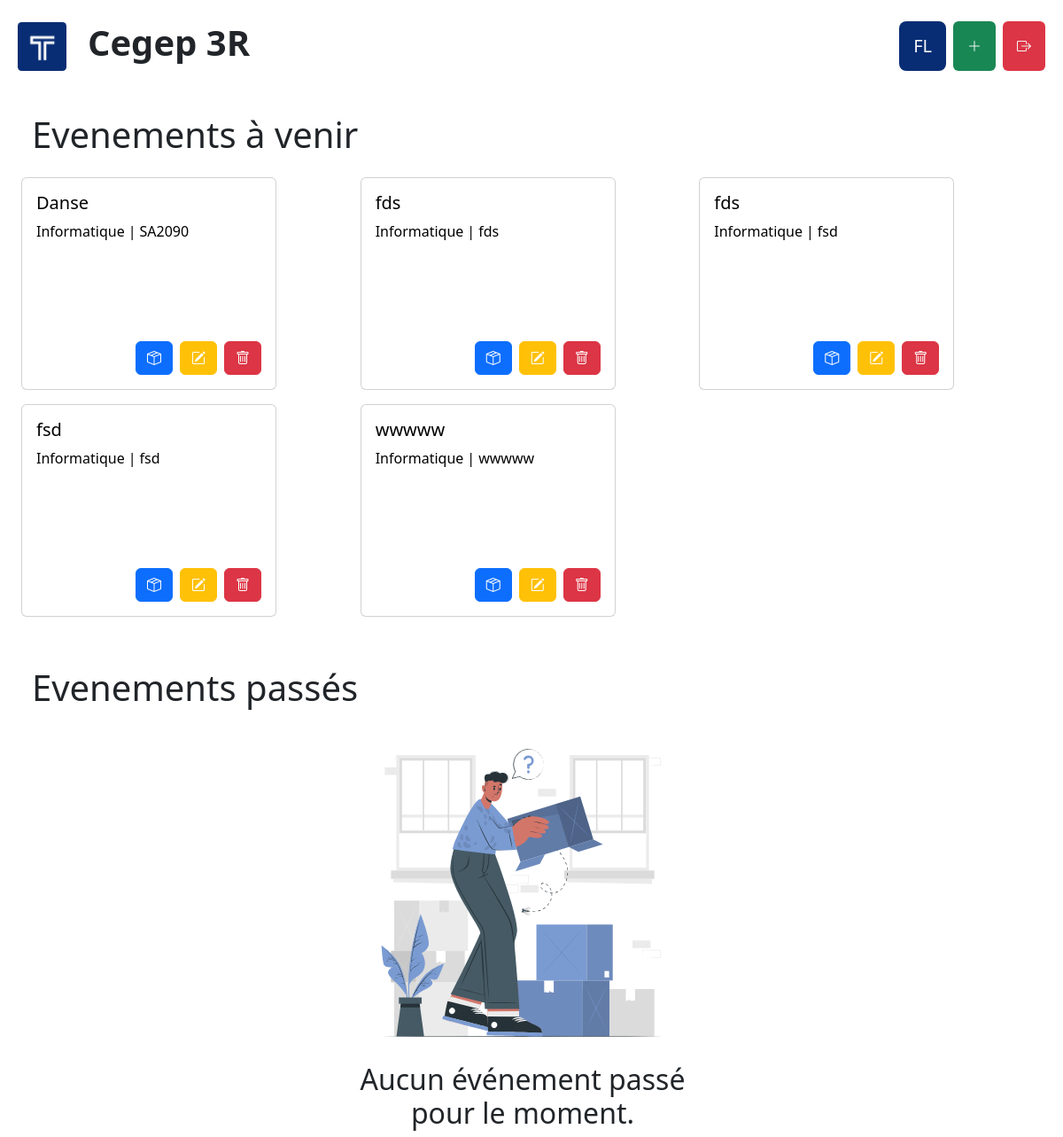
/index.php (signed in), run on the app's committed database.
### tables this page shows
CREATE TABLE `user` (
  `idUser` int(11) NOT NULL,
  `image` varchar(255) NOT NULL,
  `lastname` varchar(255) NOT NULL,
  `firstname` varchar(255) NOT NULL,
  `poste` varchar(255) NOT NULL,
  `email` varchar(255) NOT NULL,
  `password` varchar(255) NOT NULL,
  `pin` int(11) NOT NULL
);

CREATE TABLE `event` (
  `idEv` int(11) NOT NULL,
  `nameEv` varchar(255) NOT NULL,
  `dateEv` date NOT NULL,
  `timeEv` varchar(255) NOT NULL,
  `locationEv` varchar(255) NOT NULL,
  `employeurEv` varchar(255) NOT NULL,
  `descriptionEv` varchar(255) NOT NULL,
  `idUser` int(11) NOT NULL
);

### index.php (the view, shortened to what this page needs)
<?php
$servername = "localhost";
$username = "root";
$password = "root";
$db = "smileface";
$conn = new mysqli($servername, $username, $password, $db);
$idUser = $_SESSION['idUser'];
$firstname = "";
$lastname = "";
$conn->query('SET NAMES utf8');
$sql = "SELECT * FROM event";
$result = $conn->query($sql);
$sqlUser = "SELECT * FROM `user` WHERE `idUser` = $idUser";
$resultUser = $conn->query($sqlUser);
if ($resultUser->num_rows > 0) {
    while ($row = $resultUser->fetch_assoc()) {
        $lastname = $row['lastname'];
        $firstname = $row['firstname'];
    }
} else {
}
$pseudo = strtoupper(substr($firstname, 0, 1)) . strtoupper(substr($lastname, 0, 1));
$evenements_a_venir = [];
$evenements_passes = [];
if ($result->num_rows > 0) {
    while ($row = $result->fetch_assoc()) {
        $evenement = [
            'idEv' => $row['idEv'],
            'nom' => $row['nameEv'],
            'date' => $row['dateEv'],
            'location' => $row['locationEv'],
            'time' => $row['timeEv']
        ];
        $date_evenement = strtotime($row['dateEv']);
        $aujourd_hui = time();
        if ($date_evenement > $aujourd_hui) {
            $evenements_a_venir[] = $evenement;
        } else {
            $evenements_passes[] = $evenement;
        }
    }
} else {
}
?>
<!DOCTYPE html>
<html lang="en">
<head>
    <link href="https://cdn.jsdelivr.net/npm/bootstrap@5.3.1/dist/css/bootstrap.min.css" rel="stylesheet">
    <link rel="stylesheet" href="https://cdn.jsdelivr.net/npm/bootstrap-icons@1.11.1/font/bootstrap-icons.css">
</head>
<body>
    <div class="container-fluid">
        <div class="row justify-content-between g-0">
            <div class="col-md-4 col-sm-5 mt-4 ms-2 d-flex flex-row align-items-center">
                <img src="assets/logo.svg" width="55" height="55" alt="logo">
                <h1 class="ms-4 fw-bold">Cegep 3R</h1>
            </div>
            <div class="col-md-3 col-sm-4 mt-4 me-2 d-flex justify-content-end">
                <a href="pages/user.php" class="d-flex flex-row align-items-center justify-content-end me-2 text-decoration-none">
                    <div class=" w-100" style="border-radius: 8px; min-height: 10px;  background-color:#082D74;">
                        <h5 class="text-light mx-3 my-3"><?php echo $pseudo ?> </h5>
                    </div>
                </a>
                <a href="pages/ajouter.php" class="d-flex flex-row align-items-center justify-content-end me-2 text-decoration-none">
                    <div class="bg-success bg-opacity-70 w-100 p-3 rounded">
                        <i class="bi bi-plus-lg text-light" style="font-size: 1rem;"></i>
                    </div>
                </a>
                <a href="php/deconnexion.php" class="d-flex flex-row align-items-center justify-content-end text-decoration-none">
                    <div class="bg-danger bg-opacity-70 w-100 p-3 rounded">
                        <i class="bi bi-box-arrow-right text-light"></i>
                    </div>
                </a>
            </div>
        </div>
        <div class="row g-0">
            <h1 class="ms-4 mt-5">Evenements à venir</h1>
        </div>
        <div class="row d-flex justify-content-start ms-1 me-4 mt-2 g-0">
            <?php if (empty($evenements_a_venir)) : ?>
                <div class="col-md-12 text-center d-flex flex-column align-items-center justify-content-center">
                    <div class="col-md-4 ">
                        <img src="assets/Empty-cuate.svg" class="img-fluid" alt="Aucun événement à venir">
                        <h2>Aucun événement à venir pour le moment.</h2>
                    </div>
                </div>
            <?php else : ?>
                <?php foreach ($evenements_a_venir as $evenement) : ?>
                    <div class="col-md-4 ">
                        <a href="pages/evenement.php?idEv=<?php echo $evenement['idEv'] ?>" class="" style="text-decoration: none; color: black; ">
                            <div class="card mx-2 my-2" style="width: 18rem;">
                                <div class="card-body d-flex flex-column">
                                    <h5 class="card-title"><?= $evenement['nom'] ?></h5>
                                    <div class="mb-5 d-flex">
                                        <p class="card-text">Informatique</p>
                                        <p class="card-text ms-1 me-1">|</p>
                                        <p class="card-text"><?= $evenement['location'] ?></p>
                                    </div>
                                    <div class="col-md-12 mt-5 d-flex justify-content-end">
                                        <a href="pages/choisir.php?id=<?= $evenement['idEv']; ?>">
                                            <button type="button" class="btn btn-primary">
                                                <i style="color: white" class="bi bi-box-seam"></i>
                                            </button>
                                        </a>
                                        <a href="pages/modifier.php?id=<?= $evenement['idEv']; ?>">
                                            <button type="button" class="btn btn-warning ms-2">
                                                <i style="color: white" class="bi bi-pencil-square"></i>
                                            </button>
                                        </a>
                                        <a href="php/supprimer.php?id=<?= $evenement['idEv']; ?>">
                                            <button type="button" class="btn btn-danger ms-2">
                                                <i style="color: white" class="bi bi-trash"></i>
                                            </button>
                                        </a>
                                    </div>
                                </div>
                            </div>
                        </a>
                    </div>
                <?php endforeach; ?>
            <?php endif; ?>
        </div>
        <div class="row g-0">
            <h1 class="ms-4 mt-5">Evenements passés</h1>
        </div>
        <div class="row d-flex justify-content-between ms-1 me-4 mt-2 g-0">
            <?php if (empty($evenements_passes)) : ?>
                <div class="col-md-12 text-center d-flex flex-column align-items-center justify-content-center">
                    <div class="col-md-4 ">
                        <img src="assets/Empty-cuate.svg" alt="Aucun événement passé">
                        <h2>Aucun événement passé pour le moment.</h2>
                    </div>
                </div>
            <?php endif; ?>
        </div>
    </div>
</body>
</html>

### data on the page
user: pseudo "FL"
event: nameEv "Danse", locationEv "SA2090"
event: nameEv "fds", locationEv "fds"
event: nameEv "fds", locationEv "fsd"
event: nameEv "fsd", locationEv "fsd"
event: nameEv "wwwww", locationEv "wwwww"
